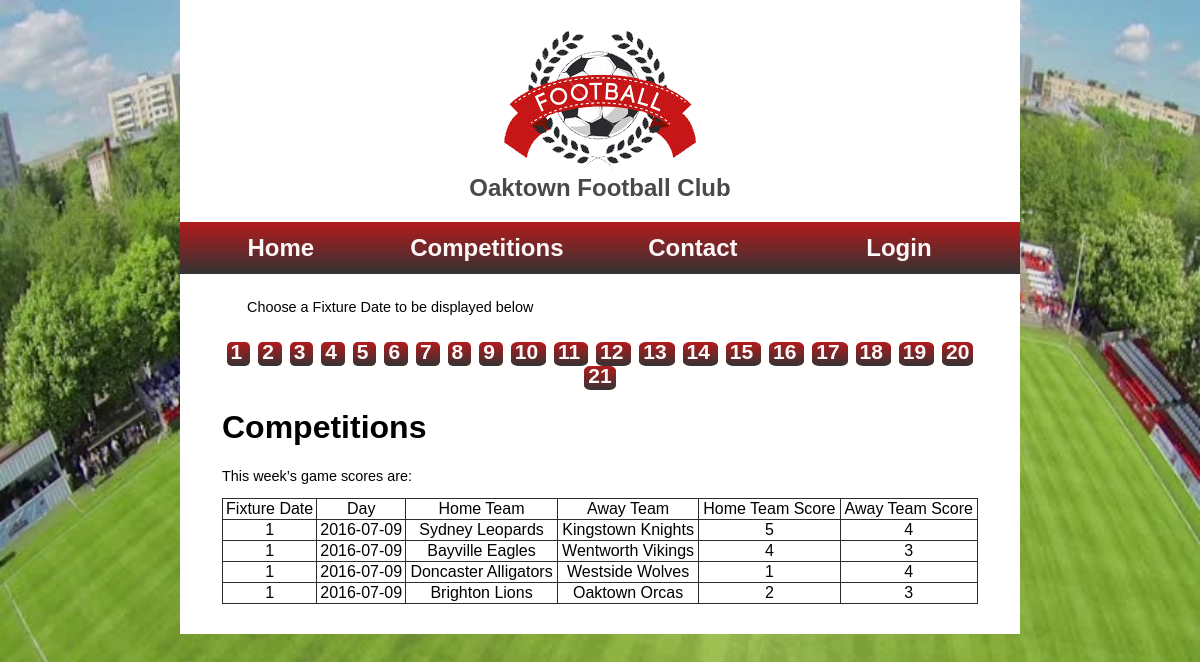
The page /competitions.php on the database its author committed.
### tables this page shows
CREATE TABLE `fixture` (
  `Match_ID` int(10) UNSIGNED NOT NULL,
  `Home_team` int(10) UNSIGNED NOT NULL,
  `Away_team` int(10) UNSIGNED NOT NULL,
  `Fixture_date` int(10) UNSIGNED NOT NULL,
  `Date` date DEFAULT NULL,
  `Home_team_goals` int(10) UNSIGNED DEFAULT NULL,
  `Away_team_goals` int(10) UNSIGNED DEFAULT NULL
);

CREATE TABLE `team` (
  `ID` int(10) UNSIGNED NOT NULL,
  `Name` varchar(50) NOT NULL,
  `Logo` blob
);

### competitions.php (the view, shortened to what this page needs)
<?php
function getFixture($fixture_date) {
    try {
        $matches = [];
        $conn = new PDO("mysql:host=" . $GLOBALS['servername'] . ";dbname=oaktown_fc", $GLOBALS['username'], $GLOBALS['password']);
        $conn->setAttribute(PDO::ATTR_ERRMODE, PDO::ERRMODE_EXCEPTION);
        $statement = $conn->query("SELECT fixture.Match_ID, team_home.name AS home_team_name, team_away.name AS away_team_name, fixture.Date, fixture.Home_team_goals, fixture.Away_team_goals FROM fixture INNER JOIN team AS team_home ON fixture.Home_team = team_home.ID INNER JOIN team AS team_away ON fixture.Away_team = team_away.ID WHERE fixture.Fixture_date = " . $fixture_date);
        while($result = $statement->fetch(PDO::FETCH_ASSOC)){
            array_push($matches, $result);
        }
    }
    catch(PDOException $e) {
        echo "An error occurred: " . $e->getMessage();
    }
    return $matches;
}
if (isset($_GET['fixture_date'])){
    $get_fixture_date = $_GET['fixture_date'];
}else{
    $get_fixture_date = 1;
}
$result_matches = getFixture($get_fixture_date);
?>
<!DOCTYPE html>
<html>
<head>
	<link rel="stylesheet" type="text/css" href="css/style.css">
</head>
<body>
	<div id="wrapper">
		<header>
			<a href="index.html"><img src="images/logo.png" alt="logo of oaktown football club"/></a>
			<h2>Oaktown Football Club</h2>
		</header>
		<nav>
			<ul>
				<li><a href="index.html">Home</a></li>
				<li><a href="competitions.php">Competitions</a></li>
				<li><a href="contact.html">Contact</a></li>
				<li><a href="login.php">Login</a></li>
			</ul>
		</nav>
		<div id="content">
            <p class="content_description">Choose a Fixture Date to be displayed below</p>
            <div id="fixture">
                <div class="fixture_date">
                    <a href="competitions.php?fixture_date=1">1</a>
                </div>
                <div class="fixture_date">
                    <a href="competitions.php?fixture_date=2">2</a>
                </div>
                <div class="fixture_date">
                    <a href="competitions.php?fixture_date=3">3</a>
                </div>
                <div class="fixture_date">
                    <a href="competitions.php?fixture_date=4">4</a>
                </div>
                <div class="fixture_date">
                    <a href="competitions.php?fixture_date=5">5</a>
                </div>
                <div class="fixture_date">
                    <a href="competitions.php?fixture_date=6">6</a>
                </div>
                <div class="fixture_date">
                    <a href="competitions.php?fixture_date=7">7</a>
                </div>
                <div class="fixture_date">
                    <a href="competitions.php?fixture_date=8">8</a>
                </div>
                <div class="fixture_date">
                    <a href="competitions.php?fixture_date=9">9</a>
                </div>
                <div class="fixture_date">
                    <a href="competitions.php?fixture_date=10">10</a>
                </div>
                <div class="fixture_date">
                    <a href="competitions.php?fixture_date=11">11</a>
                </div>
                <div class="fixture_date">
                    <a href="competitions.php?fixture_date=12">12</a>
                </div>
                <div class="fixture_date">
                    <a href="competitions.php?fixture_date=13">13</a>
                </div>
                <div class="fixture_date">
                    <a href="competitions.php?fixture_date=14">14</a>
                </div>
                <div class="fixture_date">
                    <a href="competitions.php?fixture_date=15">15</a>
                </div>
                <div class="fixture_date">
                    <a href="competitions.php?fixture_date=16">16</a>
                </div>
                <div class="fixture_date">
                    <a href="competitions.php?fixture_date=17">17</a>
                </div>
                <div class="fixture_date">
                    <a href="competitions.php?fixture_date=18">18</a>
                </div>
                <div class="fixture_date">
                    <a href="competitions.php?fixture_date=19">19</a>
                </div>
                <div class="fixture_date">
                    <a href="competitions.php?fixture_date=20">20</a>
                </div>
                <div class="fixture_date">
                    <a href="competitions.php?fixture_date=21">21</a>
                </div>
            </div>
			<h1>Competitions</h1>
			<p>This week’s game scores are:</p>
			<table id="competitions">
				<thead>
                    <tr>
                        <td>Fixture Date</td>
                        <td>Day</td>
                        <td>Home Team</td>
                        <td>Away Team</td>
                        <td>Home Team Score</td>
                        <td>Away Team Score</td>
                    </tr>
                </thead>
                <tbody>
                <?php for($i=0;$i<count($result_matches);$i++){ ?>
                    <?php $match = $result_matches[$i]; ?>
                    <tr>
                        <td><?php echo $get_fixture_date; ?></td>
                        <td><?php echo $match["Date"]; ?></td>
                        <td><?php echo $match["home_team_name"]; ?></td>
                        <td><?php echo $match["away_team_name"]; ?></td>
                        <td><?php echo $match["Home_team_goals"]; ?></td>
                        <td><?php echo $match["Away_team_goals"]; ?></td>
                    </tr>
                <?php } ?>
                </tbody>
			</table>
		</div>
	</div>
</body>
</html>

### css/style.css (style rules this page uses)
body { background-image: url("../images/footballField.jpg"); background-repeat: no-repeat; background-attachment: fixed; background-size: 100% 100%; margin: 0; font-family: Arial, Gadget, sans-serif; }
#wrapper { background-color: #fff; width: 70%; margin: 0 auto; padding: 30px 0; }
#content { padding: 0 5%; overflow: auto; }
h2 { color: #48494b; font-family: Tahoma, Geneva, sans-serif; }
header { text-align: center; }
header h2 { margin-top: 0; }
p { font-size: 0.9em; }
nav, #submit, .fixture_date, .button { background: #aa1c1b; background: -webkit-linear-gradient(#b41a1c, #333); background: -o-linear-gradient(#b41a1c, #333); background: -moz-linear-gradient(#b41a1c, #333); background: linear-gradient(#b41a1c, #333); }
nav { display: table; height: 52px; width: 100%; }
nav ul { padding-left: 0; display: table-cell; vertical-align: middle; }
nav li { list-style-type: none; display: inline-block; width: 24%; text-align: center; }
nav a, .fixture_date a { font-size: 1.5em; font-weight: bold; text-decoration: none; color: #fff8f9; }
table { border-collapse: collapse; }
td, th { border: 1px #2c2c2c solid; }
#competitions { width: 100%; text-align: center; }
#fixture { text-align: center; }
#fixture .fixture_date { color: #fff; cursor: pointer; display: inline; font-size: 14px; margin: 4px; padding: 4px; border-radius: 20%; }
#content .content_description { margin: 25px; }

### rows shown on the page
fixture: Date "2016-07-09", Home_team.Name "Sydney Leopards", Away_team.Name "Kingstown Knights", Home_team_goals "5", Away_team_goals "4"
fixture: Date "2016-07-09", Home_team.Name "Bayville Eagles", Away_team.Name "Wentworth Vikings", Home_team_goals "4", Away_team_goals "3"
fixture: Date "2016-07-09", Home_team.Name "Doncaster Alligators", Away_team.Name "Westside Wolves", Home_team_goals "1", Away_team_goals "4"
fixture: Date "2016-07-09", Home_team.Name "Brighton Lions", Away_team.Name "Oaktown Orcas", Home_team_goals "2", Away_team_goals "3"
